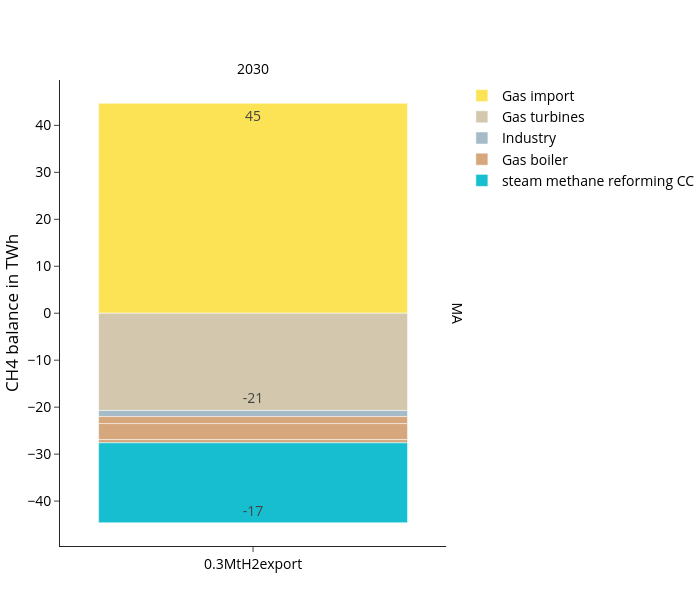

The cell this chart's notebook holds for it:
### Code cell
fig_name = "CH4_balance_TWh"
fig = px.bar(
    df, 
    **fig_kwargs,
    color_discrete_map=colors["gas"],
    category_orders={
        "variable":list(colors["gas"].keys()),
        "scen": scen_order
        },
    #facet_col_spacing=0.1,
    labels={"value":"CH4 balance in TWh","year":"",
            "variable":"", 
            "scen":""},

)
update_layout(fig)

print("Totals per scenario and year:", demand_sum_df)
fig.show()
#save_plotly_fig(df, fig, fig, sdir, f"{idx_group_name}_{fig_name}")

### Figure 1 — Plotly figure (JSON) as saved in the notebook; plotly's stock layout.template omitted (floating-point values rounded to 4 significant figures)
{"data": [{"hovertemplate": "=%{x}<br>country=MA<br>CH4 balance in TWh=%{text}<extra></extra>", "legendgroup": "Gas import", "marker": {"color": "#fce356", "pattern": {"shape": ""}}, "name": "Gas import", "orientation": "v", "showlegend": true, "text": [44.7], "textangle": 0, "textposition": "inside", "texttemplate": "%{y:.0f}", "type": "bar", "x": ["0.3MtH2export"], "xaxis": "x", "y": [44.7], "yaxis": "y"}, {"hovertemplate": "=%{x}<br>country=MA<br>CH4 balance in TWh=%{text}<extra></extra>", "legendgroup": "Gas turbines", "marker": {"color": "#d3c7ae", "pattern": {"shape": ""}}, "name": "Gas turbines", "orientation": "v", "showlegend": true, "text": [-20.7], "textangle": 0, "textposition": "inside", "texttemplate": "%{y:.0f}", "type": "bar", "x": ["0.3MtH2export"], "xaxis": "x", "y": [-20.7], "yaxis": "y"}, {"hovertemplate": "=%{x}<br>country=MA<br>CH4 balance in TWh=%{text}<extra></extra>", "legendgroup": "Industry", "marker": {"color": "#a6bbc8", "pattern": {"shape": ""}}, "name": "Industry", "orientation": "v", "showlegend": true, "text": [-1.3], "textangle": 0, "textposition": "inside", "texttemplate": "%{y:.0f}", "type": "bar", "x": ["0.3MtH2export"], "xaxis": "x", "y": [-1.3], "yaxis": "y"}, {"hovertemplate": "=%{x}<br>country=MA<br>CH4 balance in TWh=%{text}<extra></extra>", "legendgroup": "Gas boiler", "marker": {"color": "#d6a67c", "pattern": {"shape": ""}}, "name": "Gas boiler", "orientation": "v", "showlegend": true, "text": [-1.5, -3.4, -0.7], "textangle": 0, "textposition": "inside", "texttemplate": "%{y:.0f}", "type": "bar", "x": ["0.3MtH2export", "0.3MtH2export", "0.3MtH2export"], "xaxis": "x", "y": [-1.5, -3.4, -0.7], "yaxis": "y"}, {"hovertemplate": "=%{x}<br>country=MA<br>CH4 balance in TWh=%{text}<extra></extra>", "legendgroup": "steam methane reforming CC", "marker": {"color": "#17BECF", "pattern": {"shape": ""}}, "name": "steam methane reforming CC", "orientation": "v", "showlegend": true, "text": [-17.0], "textangle": 0, "textposition": "inside", "texttemplate": "%{y:.0f}", "type": "bar", "x": ["0.3MtH2export"], "xaxis": "x", "y": [-17.0], "yaxis": "y"}], "layout": {"annotations": [{"font": {}, "showarrow": false, "text": "2030", "x": 0.49, "xanchor": "center", "xref": "paper", "y": 1, "yanchor": "bottom", "yref": "paper"}, {"font": {}, "showarrow": false, "text": "MA", "textangle": 90, "x": 0.98, "xanchor": "left", "xref": "paper", "y": 0.5, "yanchor": "middle", "yref": "paper"}], "barmode": "relative", "height": 600, "legend": {"title": {"text": ""}, "tracegroupgap": 0}, "width": 700, "xaxis": {"anchor": "y", "categoryarray": [], "categoryorder": "array", "domain": [0, 0.98], "title": {"text": ""}}, "yaxis": {"anchor": "x", "domain": [0, 1], "title": {"text": "CH4 balance in TWh"}}}}
